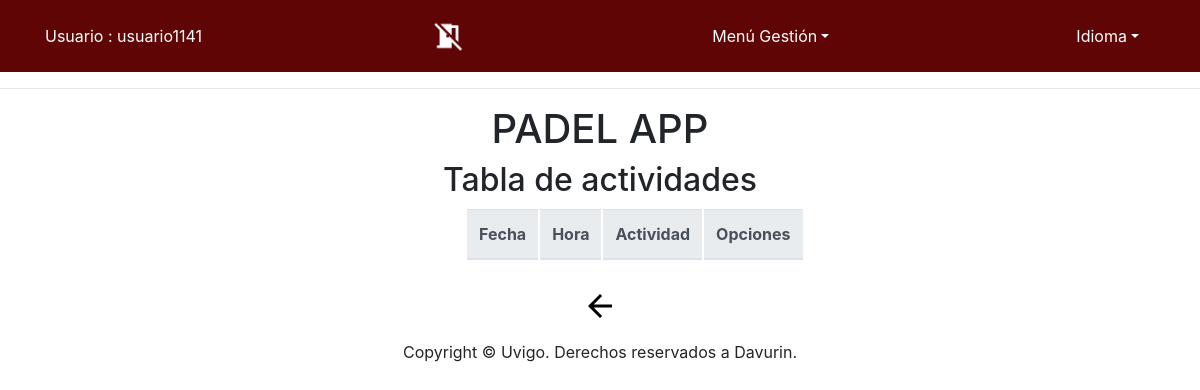
Page /app/Controllers/ACT_CONTROLLER.php (signed in) on the earlier database version.
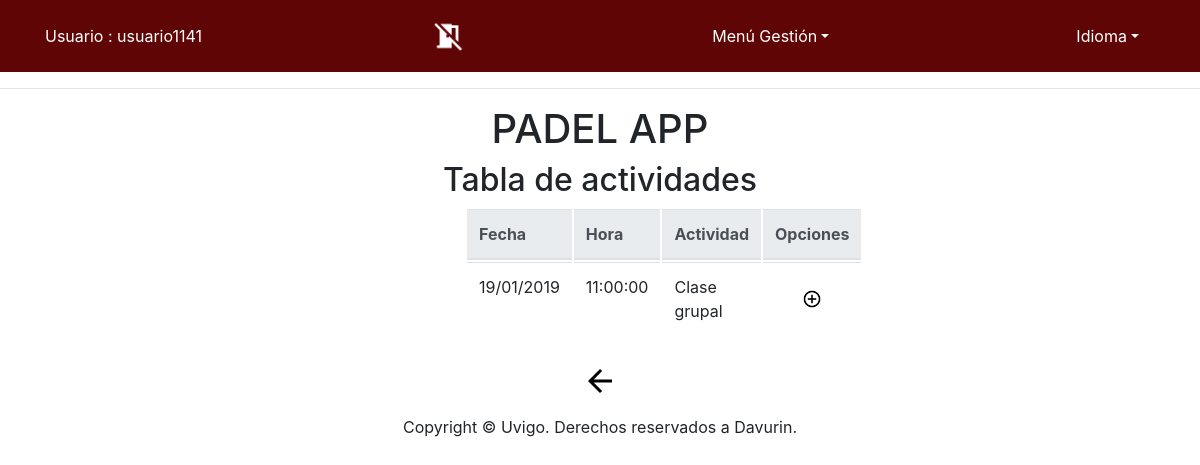
Same page on the later database version.
### tables this page shows
CREATE TABLE IF NOT EXISTS `EscuelaDeportiva` (
  `Fecha` DATE NOT NULL,
  `Hora` TIME NOT NULL,
  `Actividad` VARCHAR(45) NOT NULL,
  PRIMARY KEY (`Fecha`, `Hora`, `Actividad`));

### app/Controllers/ACT_CONTROLLER.php (called while the page is built, shortened)
<?php
include '../Functions/Comprobar_Disponibilidad.php';
include '../Models/ACT_MODEL.php';
include '../Views/ACTIVIDADES/ACT_SHOWALL_View.php';
switch ( $_REQUEST[ 'action' ] ) {
	default:
		if($_SESSION['tipo'] == 'Admin' ||$_SESSION['tipo'] == 'Deportista'){
				if ( !$_POST ) {
					$ACT = new ACT_MODEL( '', '', '');
				} else {
					$ACT = get_data_form();
				}
				if($_SESSION['tipo'] == 'Admin'){
					$datos = $ACT->SEARCH();
				}else{
					$datos = $ACT->SEARCH();
				}
				$lista = array('Fecha','Hora', 'Actividad');
				new ACT_SHOWALL( $lista, $datos);
		}else{
			new MESSAGE( 'El usuario no tiene los permisos necesarios', '../Controllers/USUARIO_CONTROLLER.php' );
		}
}
?>

### app/Models/ACT_MODEL.php (called while the page is built, shortened)
<?php
class ACT_MODEL{
	var	$fecha;
	var	$hora;
	var $actividad;
	var $mysqli;
	function __construct($fecha,$hora,$actividad) {
		$this->fecha = $fecha;
        $this->hora=$hora;
		$this->actividad=$actividad;
		include_once '../Functions/BdAdmin.php';
		$this->mysqli = ConectarBD();
	}
	function SEARCH() {
		$sql = "select
					Hora,
					Fecha,
					Actividad
       			from EscuelaDeportiva
    			where
    				(
                    (BINARY Fecha LIKE '%$this->fecha%') &&
    				(BINARY Hora LIKE '%$this->hora%') &&
					(BINARY Actividad LIKE '%$this->actividad%')
    				)";
		if ( !( $resultado = $this->mysqli->query( $sql ) ) ) {
			return 'Error en la consulta sobre la base de datos';
		} else {
			return $resultado;
		}
	}
}
?>

### app/Functions/BdAdmin.php (called while the page is built, shortened)
<?php
function ConectarBD()
{
	    $mysqli = new mysqli("localhost", "user", "pass", "abpbase");
		return $mysqli;
}
?>

### app/Views/ACTIVIDADES/ACT_SHOWALL_View.php (the view, shortened to what this page needs)
<?php
class ACT_SHOWALL {
	function __construct( $lista, $datos) {
		$this->lista = $lista;
		$this->datos = $datos;
		$this->render($this->lista,$this->datos);
	}
	function render($lista,$datos){
		$this->datos = $datos;
	include '../Views/Header.php';
?>
		<div class="seccion" align="center">
			<h2>
				<?php echo $strings['Tabla de actividades'];?>
			</h2>
			<div class="col-md-3">
			<table class="table">
				<thead class="thead-light">
				<tr>
<?php
					foreach ( $lista as $atributo ) {
?>
						<th>
							<?php echo $strings[$atributo]?>
						</th>
<?php
					}
?>
					<th>
						<?php echo $strings['Opciones']?>
					</th>
				</tr>
<?php
				while ( $fila = mysqli_fetch_array( $this->datos ) ) {
?>
				<tr>
<?php
					foreach ( $lista as $atributo ) {
?>
					<td>
<?php
 				if($atributo == 'Fecha'){
					echo date( "d/m/Y", strtotime( $fila[ $atributo ] ) );
				}else{
							echo $fila[ $atributo ];
				}
?>
					</td>
<?php
					}
					if($_SESSION['tipo'] == 'Admin'){
?>
					<td align="center">
						<form action="../Controllers/ACT_CONTROLLER.php" method="get" style="display:inline" >
							<input type="hidden" name="Fecha" value="<?php echo $fila['Fecha']; ?>">
							<input type="hidden" name="Hora" value="<?php echo $fila['Hora']; ?>">
							<input type="hidden" name="Actividad" value="<?php echo $fila['Actividad']; ?>">
								<button id ="buttonBien" type="submit" name="action" value="DELETE" ><img src="../Views/icon/delete_big.png" alt="<?php echo $strings['Eliminar']?>" width="20" height="20" /></button>
								<button id ="buttonBien" type="submit" name="action" value="SHOWCURRENT" ><img src="../Views/icon/verdetalles_2.jpg" alt="<?php echo $strings['Ver en detalle']?>" width="20" height="20"/></button>
						</form>
<?php
					}else{
?>
						<td align="center">
						<form action="../Controllers/INSACT_CONTROLLER.php" method="get" style="display:inline" >
								<button id ="buttonBien" type="submit" name="action" value="INSCRIPCION" ><img src="../Views/icon/add_big.png" alt="<?php echo $strings['Añadir']?>" width="20" height="20"/></button>
						</form>
<?php
				}
?>
				</tr>
<?php
					   }
?>
				</thead>
			</table>
			</div>
			<form action='../Controllers/DEFAULT_CONTROLLER.php' method="post">
				<button id ="buttonBien" type="submit"><img src="../Views/icon/back_big2.png" alt="<?php echo $strings['Atras']?>" /></button>
			</form>
		</div>
<?php
		include '../Views/Footer.php';
		}
	}
?>

Differences in the rows shown:
added escueladeportiva: Fecha "19/01/2019", Hora "11:00:00", Actividad "Clase grupal"
